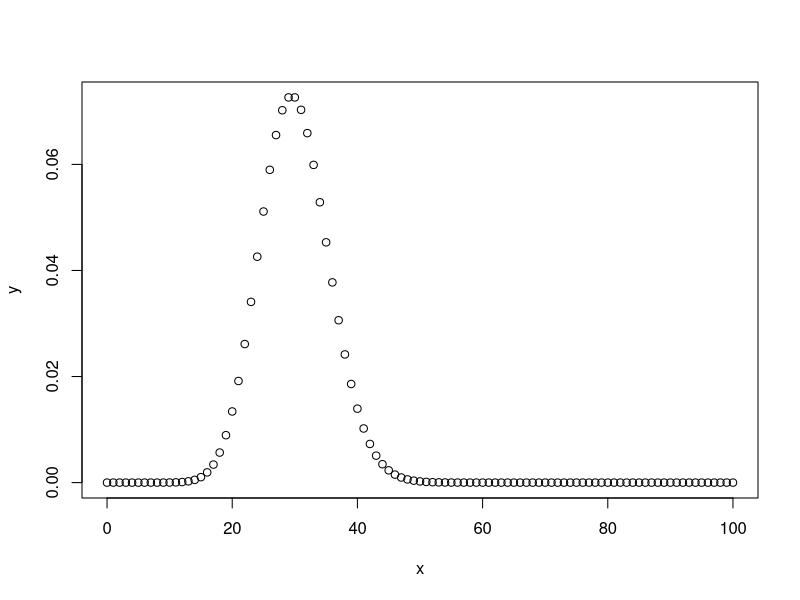
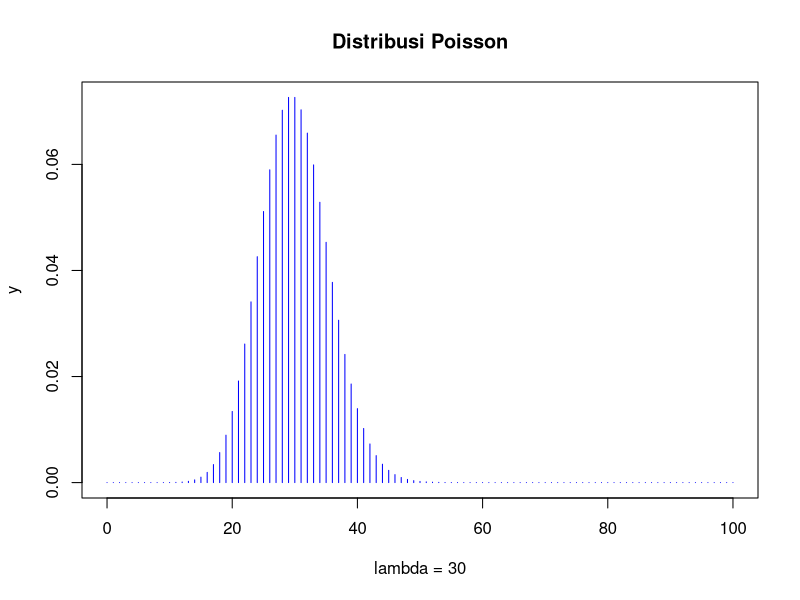
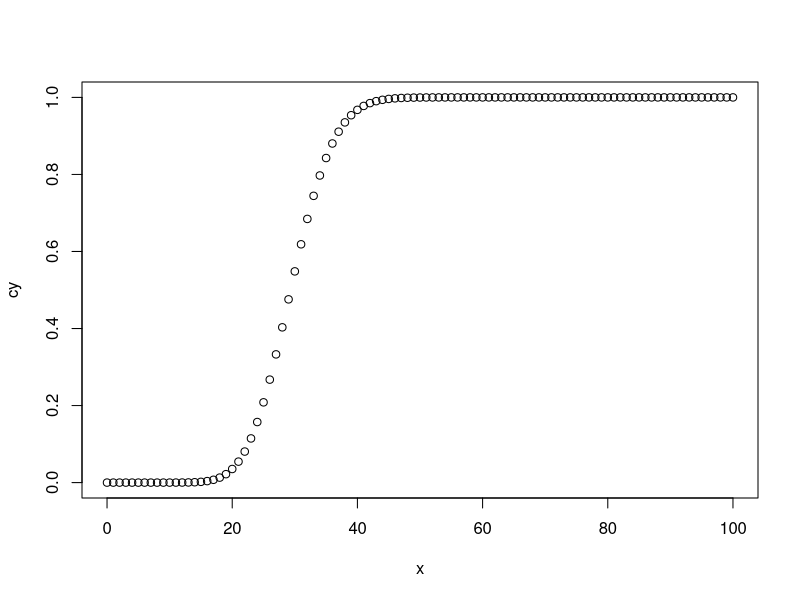
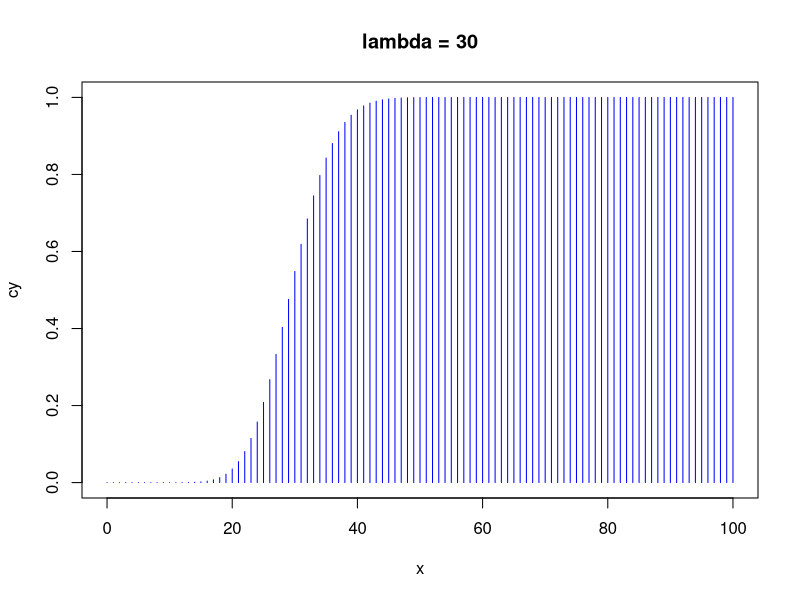

These charts were generated, in order, by the following R code:
diff(ppois(c(47, 50), lambda = 50))

x <- seq(0, 100, by = 1)
# Create the poisson distribution.
y <- dpois(x, lambda = 30)
# Give the chart file a name.
png(file = "./praktikum4/plots/dpois.png")
# Plot the graph for this sample.
plot(x, y)
# Save the file.
dev.off()

x <- seq(0, 100, by = 1)
y <- dpois(x, lambda = 30)
png(file = "./praktikum4/plots/dpois1.png")
plot(x, y,
  type = "h", main = "Distribusi Poisson",
  xlab = "lambda = 30", col = "blue"
)
dev.off()

x <- seq(0, 100, by = 1)
# Create the Poisson distribution.
cy <- ppois(x, lambda = 30)
# Give the chart file a name.
png(file = "./praktikum4/plots/ppois.png")
# Plot the graph for this sample.
plot(x, cy)
# Save the file.
dev.off()

x <- seq(0, 100, by = 1)
cy <- ppois(x, lambda = 30)
png(file = "./praktikum4/plots/cpois.png")
plot(x, cy,
  type = "h",
  main = "lambda = 30", col = "blue"
)
dev.off()
